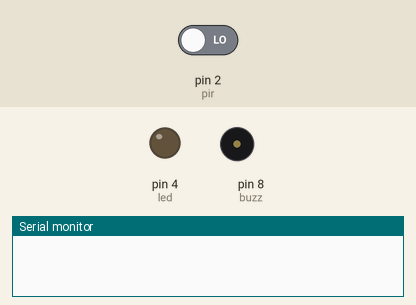
Simulated run of this sketch. Board: Arduino Uno, built with avr-gcc and run on an emulated ATmega328P. Shown: output pins drawn as LEDs (lit = HIGH), buzzer (waves = sounding, pin HIGH), the last lines printed to the serial monitor. Inputs (shaded band) come from the test bench; at power-on: pin 2 (pir) LOW.

Above: at 1.2 s.
1.3 s: pin 2 (pir) driven HIGH
At 1.7 s:
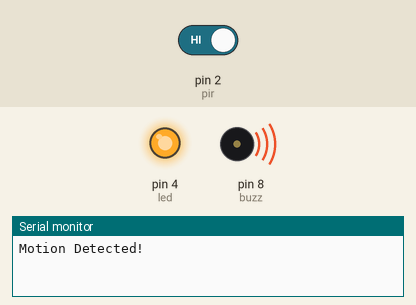
2.8 s: pin 2 (pir) driven LOW
At 4.5 s:
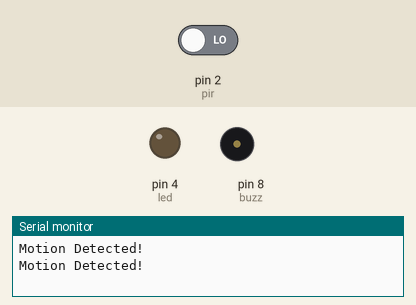
Timing chart, 0 to 6.0 s (numbered marks = the images above; inputs shaded):
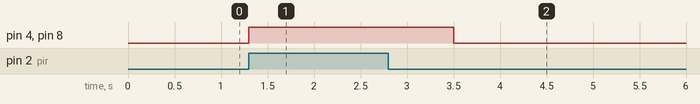

Measured:
- after the input at 1.3 s, pin 4 (led), pin 8 (buzz): LOW → HIGH at once
- after the input at 2.8 s, pin 4 (led), pin 8 (buzz): HIGH → LOW after 0.70 s

The sketch:

Task1.1.ino
```cpp
int pir = 2;
int led = 4;
int buzz = 8;
int sensorvalue = 0;
void setup()
{
  pinMode(pir, INPUT);
  pinMode(led, OUTPUT);
  pinMode(buzz, OUTPUT);
  Serial.begin(9600);
}

void loop()
{
  int sensorvalue = digitalRead(pir);
 if(sensorvalue == HIGH)
 {
   digitalWrite(led, HIGH);
   digitalWrite(buzz, HIGH);
   Serial.println("Motion Detected!");

   delay(1000);
 }
  else
  {
   digitalWrite(led, LOW);
   digitalWrite(buzz, LOW);
  }
  delay(100);
}
```
